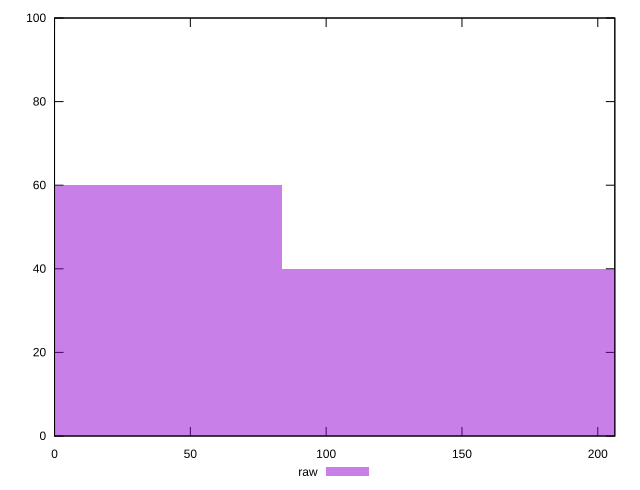

This chart was generated by the following gnuplot code:
reset

$raw <<EOF
0 60
167.6375287317387 40
EOF

set key outside below
set boxwidth 167.6375287317387
set xrange [0:206.27600002288818]
set yrange [0:100]
set trange [0:100]
set style fill transparent solid 0.5 noborder
set terminal svg size 640, 490 enhanced background rgb 'white'
set output "report_00018_2021-02-10T15-25-16.877Z/uses-rel-preconnect/samples/pages+cached+noadtech/raw/histogram.svg"

plot $raw title "raw" with boxes

reset
